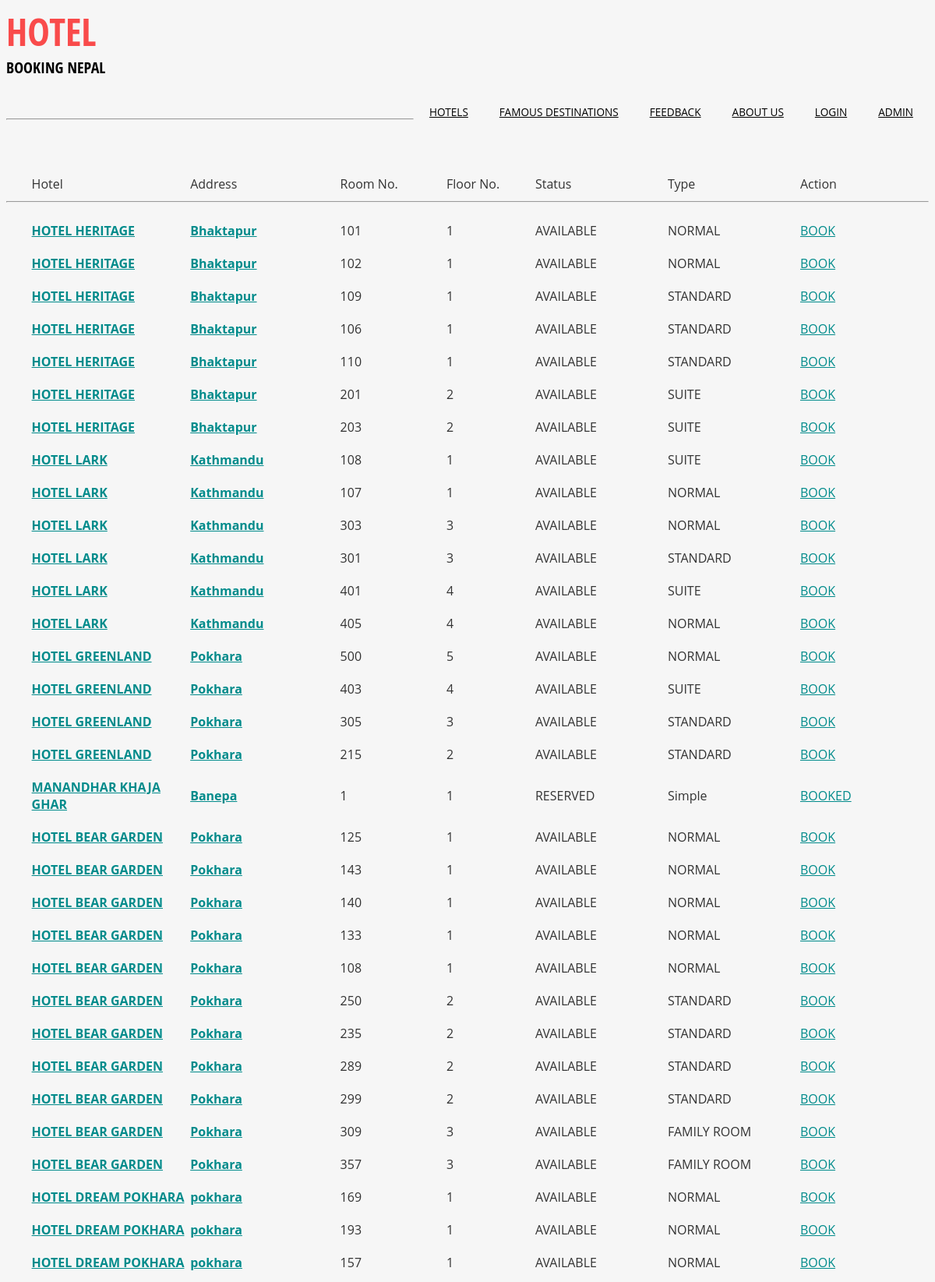
The app's page /php/user_room.php (upper part) with its own data.
### tables this page shows
CREATE TABLE IF NOT EXISTS `room_details` (
  `organizationID` int(11) NOT NULL,
  `roomNo` int(11) NOT NULL,
  `floorNo` int(11) NOT NULL,
  `checkin` date NOT NULL,
  `checkout` date NOT NULL,
  `status` tinyint(1) DEFAULT '0',
  `roomID` int(11) NOT NULL,
  `loginID` int(11) NOT NULL
);

CREATE TABLE IF NOT EXISTS `organization` (
  `organizationID` int(11) NOT NULL,
  `organization_name` varchar(30) NOT NULL,
  `organization_location` varchar(50) NOT NULL,
  `phone` bigint(20) NOT NULL,
  `phone1` bigint(11) NOT NULL DEFAULT '0',
  `pan_no` bigint(20) NOT NULL
);

CREATE TABLE IF NOT EXISTS `room` (
  `organizationID` int(11) NOT NULL,
  `roomID` int(11) NOT NULL,
  `typeOfRoom` varchar(15) NOT NULL,
  `rate` int(11) NOT NULL,
  `description` text NOT NULL,
  `available` tinyint(1) DEFAULT '0',
  `reserved` tinyint(1) DEFAULT '0'
);

### php/user_room.php (the view, shortened to what this page needs)
<?php
$display = "";
$mysqli = new mysqli("localhost", "root", "", "reservation") or die($this->mysqli->error());
$select = $mysqli->query("SELECT * FROM room_details") or die($mysqli->error);
$count = $select->num_rows;
if ($count) {
    while ($rows = $select->fetch_array(MYSQL_ASSOC)) {
        $organizationID = $rows['organizationID'];
        $roomNo = $rows['roomNo'];
        $floorNo = $rows['floorNo'];
        $status = $rows['status'];
        $roomID = $rows['roomID'];
        if ($status == 0) {
            $check = "AVAILABLE";
            $action = "BOOK";
        } else {
            $check = "RESERVED";
            $action = "BOOKED";
        }
        $getname = $mysqli->query("SELECT * FROM organization WHERE organizationID='$organizationID' LIMIT 1");
        while($row = $getname->fetch_array(MYSQLI_ASSOC)){
            $address = $row['organization_location'];
            $name = $row['organization_name'];
            $organization_name = implode(" ", explode("_", strtoupper($name)));
        }
        $query = $mysqli->query("SELECT * FROM room WHERE roomID = '$roomID' AND organizationID='$organizationID' LIMIT 1");
        while ($xyz = $query->fetch_array(MYSQL_ASSOC)) {
            $typeOfRoom = $xyz['typeOfRoom'];
        }
            $display .= "<table width='95%'>
                    <tr>
                        <td width='18%'><b><a href='about_us.php?id=$name'>$organization_name</b></td>
                        <td width='17%'><b><a href='about_us.php'>$address</b></td>
                        <td width='12%'>$roomNo</td>
                        <td width='10%'>$floorNo</td>
                        <td width='15%'>$check</td>
                        <td width='15%'>$typeOfRoom</td>
                        <td width='12%'><a href='user_room.php?orgid=$organizationID&status=$status&roomNo=$roomNo&typeOfRoom=$typeOfRoom'> $action</td>
                    </tr>
                    </table>";
    }
}
?>
<?php
require 'header.php';
?>
<br/><br/>
<hr/>
<center>
    <table width="95%">
        <tr><b>
            <td width='18%'>Hotel</td>
            <td width='17%'>Address</td>
            <td width='12%'>Room No.</td>
            <td width='10%'>Floor No.</td>
            <td width='15%'>Status</td>
            <td width='15%'>Type</td>
            <td width='12%'>Action</td>
       </b> </tr>
    </table>
    <hr/>
<?= $display; ?>
</center>

### css/style.css (style rules this page uses)
body { font-family: helvetica, arial, sans-serif; background-color: lightgoldenrodyellow; color:#333333; }
a { color: darkcyan; }
td,tr { padding-top:15px; }

### css/abcd.css (style rules this page uses)
html, body { font-family: 'Open Sans', sans-serif; background:#F6F6F6; }
body a { transition:0.5s all; -webkit-transition:0.5s all; -moz-transition:0.5s all; -o-transition:0.5s all; -ms-transition:0.5s all; }

### records on screen
room_details: organizationID.organization_name "HOTEL HERITAGE", organizationID.organization_location "Bhaktapur", roomNo "101", floorNo "1", status "AVAILABLE", room.typeOfRoom "NORMAL", status "BOOK"
room_details: organizationID.organization_name "HOTEL HERITAGE", organizationID.organization_location "Bhaktapur", roomNo "102", floorNo "1", status "AVAILABLE", room.typeOfRoom "NORMAL", status "BOOK"
room_details: organizationID.organization_name "HOTEL HERITAGE", organizationID.organization_location "Bhaktapur", roomNo "109", floorNo "1", status "AVAILABLE", room.typeOfRoom "STANDARD", status "BOOK"
room_details: organizationID.organization_name "HOTEL HERITAGE", organizationID.organization_location "Bhaktapur", roomNo "106", floorNo "1", status "AVAILABLE", room.typeOfRoom "STANDARD", status "BOOK"
room_details: organizationID.organization_name "HOTEL HERITAGE", organizationID.organization_location "Bhaktapur", roomNo "110", floorNo "1", status "AVAILABLE", room.typeOfRoom "STANDARD", status "BOOK"
room_details: organizationID.organization_name "HOTEL HERITAGE", organizationID.organization_location "Bhaktapur", roomNo "201", floorNo "2", status "AVAILABLE", room.typeOfRoom "SUITE", status "BOOK"
room_details: organizationID.organization_name "HOTEL HERITAGE", organizationID.organization_location "Bhaktapur", roomNo "203", floorNo "2", status "AVAILABLE", room.typeOfRoom "SUITE", status "BOOK"
room_details: organizationID.organization_name "HOTEL LARK", organizationID.organization_location "Kathmandu", roomNo "108", floorNo "1", status "AVAILABLE", room.typeOfRoom "SUITE", status "BOOK"
room_details: organizationID.organization_name "HOTEL LARK", organizationID.organization_location "Kathmandu", roomNo "107", floorNo "1", status "AVAILABLE", room.typeOfRoom "NORMAL", status "BOOK"
room_details: organizationID.organization_name "HOTEL LARK", organizationID.organization_location "Kathmandu", roomNo "303", floorNo "3", status "AVAILABLE", room.typeOfRoom "NORMAL", status "BOOK"
room_details: organizationID.organization_name "HOTEL LARK", organizationID.organization_location "Kathmandu", roomNo "301", floorNo "3", status "AVAILABLE", room.typeOfRoom "STANDARD", status "BOOK"
room_details: organizationID.organization_name "HOTEL LARK", organizationID.organization_location "Kathmandu", roomNo "401", floorNo "4", status "AVAILABLE", room.typeOfRoom "SUITE", status "BOOK"
room_details: organizationID.organization_name "HOTEL LARK", organizationID.organization_location "Kathmandu", roomNo "405", floorNo "4", status "AVAILABLE", room.typeOfRoom "NORMAL", status "BOOK"
room_details: organizationID.organization_name "HOTEL GREENLAND", organizationID.organization_location "Pokhara", roomNo "500", floorNo "5", status "AVAILABLE", room.typeOfRoom "NORMAL", status "BOOK"
room_details: organizationID.organization_name "HOTEL GREENLAND", organizationID.organization_location "Pokhara", roomNo "403", floorNo "4", status "AVAILABLE", room.typeOfRoom "SUITE", status "BOOK"
room_details: organizationID.organization_name "HOTEL GREENLAND", organizationID.organization_location "Pokhara", roomNo "305", floorNo "3", status "AVAILABLE", room.typeOfRoom "STANDARD", status "BOOK"
room_details: organizationID.organization_name "HOTEL GREENLAND", organizationID.organization_location "Pokhara", roomNo "215", floorNo "2", status "AVAILABLE", room.typeOfRoom "STANDARD", status "BOOK"
room_details: organizationID.organization_name "MANANDHAR KHAJA GHAR", organizationID.organization_location "Banepa", roomNo "1", floorNo "1", status "RESERVED", room.typeOfRoom "Simple", status "BOOKED"
room_details: organizationID.organization_name "HOTEL BEAR GARDEN", organizationID.organization_location "Pokhara", roomNo "125", floorNo "1", status "AVAILABLE", room.typeOfRoom "NORMAL", status "BOOK"
room_details: organizationID.organization_name "HOTEL BEAR GARDEN", organizationID.organization_location "Pokhara", roomNo "143", floorNo "1", status "AVAILABLE", room.typeOfRoom "NORMAL", status "BOOK"
room_details: organizationID.organization_name "HOTEL BEAR GARDEN", organizationID.organization_location "Pokhara", roomNo "140", floorNo "1", status "AVAILABLE", room.typeOfRoom "NORMAL", status "BOOK"
room_details: organizationID.organization_name "HOTEL BEAR GARDEN", organizationID.organization_location "Pokhara", roomNo "133", floorNo "1", status "AVAILABLE", room.typeOfRoom "NORMAL", status "BOOK"
room_details: organizationID.organization_name "HOTEL BEAR GARDEN", organizationID.organization_location "Pokhara", roomNo "108", floorNo "1", status "AVAILABLE", room.typeOfRoom "NORMAL", status "BOOK"
room_details: organizationID.organization_name "HOTEL BEAR GARDEN", organizationID.organization_location "Pokhara", roomNo "250", floorNo "2", status "AVAILABLE", room.typeOfRoom "STANDARD", status "BOOK"
room_details: organizationID.organization_name "HOTEL BEAR GARDEN", organizationID.organization_location "Pokhara", roomNo "235", floorNo "2", status "AVAILABLE", room.typeOfRoom "STANDARD", status "BOOK"
room_details: organizationID.organization_name "HOTEL BEAR GARDEN", organizationID.organization_location "Pokhara", roomNo "289", floorNo "2", status "AVAILABLE", room.typeOfRoom "STANDARD", status "BOOK"
room_details: organizationID.organization_name "HOTEL BEAR GARDEN", organizationID.organization_location "Pokhara", roomNo "299", floorNo "2", status "AVAILABLE", room.typeOfRoom "STANDARD", status "BOOK"
room_details: organizationID.organization_name "HOTEL BEAR GARDEN", organizationID.organization_location "Pokhara", roomNo "309", floorNo "3", status "AVAILABLE", room.typeOfRoom "FAMILY ROOM", status "BOOK"
room_details: organizationID.organization_name "HOTEL BEAR GARDEN", organizationID.organization_location "Pokhara", roomNo "357", floorNo "3", status "AVAILABLE", room.typeOfRoom "FAMILY ROOM", status "BOOK"
room_details: organizationID.organization_name "HOTEL DREAM POKHARA", organizationID.organization_location "pokhara", roomNo "169", floorNo "1", status "AVAILABLE", room.typeOfRoom "NORMAL", status "BOOK"
room_details: organizationID.organization_name "HOTEL DREAM POKHARA", organizationID.organization_location "pokhara", roomNo "193", floorNo "1", status "AVAILABLE", room.typeOfRoom "NORMAL", status "BOOK"
room_details: organizationID.organization_name "HOTEL DREAM POKHARA", organizationID.organization_location "pokhara", roomNo "157", floorNo "1", status "AVAILABLE", room.typeOfRoom "NORMAL", status "BOOK"

### other values on screen
$id[0] "HOTEL"
$id[1] "BOOKING NEPAL"
